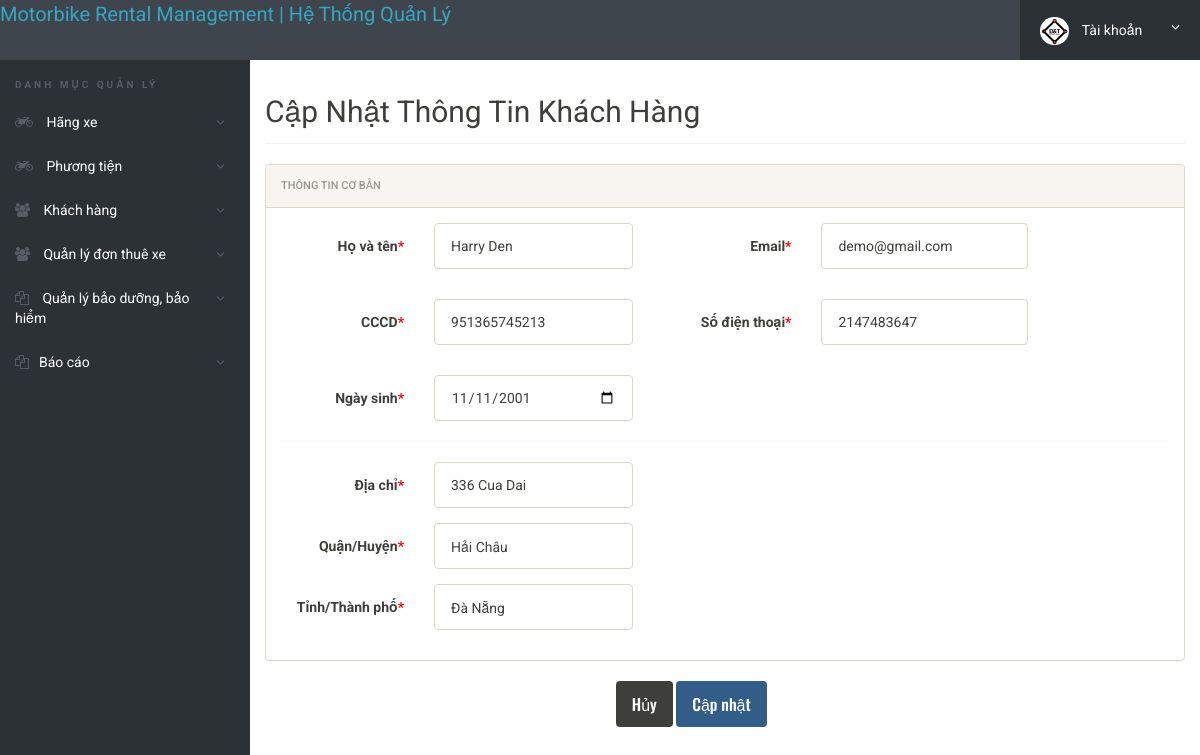
Page /admin/login/edit-users.php?id=1 (signed in) on the committed database.
### tables this page shows
CREATE TABLE IF NOT EXISTS `khachhang` (
  `id` int(11) NOT NULL primary key,
  `HoVaTen` varchar(120) DEFAULT NULL,
  `Email` varchar(100) DEFAULT NULL,
  `CCCD` varchar(20) DEFAULT NULL,
  `SoDienThoai` char(11) DEFAULT NULL,
  `NgaySinh` varchar(100) DEFAULT NULL,
  `DiaChi` varchar(255) DEFAULT NULL,
  `Quan` varchar(100) DEFAULT NULL,
  `ThanhPho` varchar(100) DEFAULT NULL,
  `RegDate` timestamp NULL DEFAULT CURRENT_TIMESTAMP,
  `UpdationDate` timestamp NULL DEFAULT NULL ON UPDATE CURRENT_TIMESTAMP
);

### admin/login/edit-users.php (the view, shortened to what this page needs)
<?php
include('includes/config.php');
if(strlen($_SESSION['alogin'])==0)
	{
header('location:index.php');
}
else{
	?>
<!doctype html>
<html lang="en" class="no-js">
<head>
	<link rel="stylesheet" href="css/font-awesome.min.css">
	<link rel="stylesheet" href="css/bootstrap.min.css">
	<link rel="stylesheet" href="css/dataTables.bootstrap.min.css">
	<link rel="stylesheet" href="css/bootstrap-social.css">
	<link rel="stylesheet" href="css/bootstrap-select.css">
	<link rel="stylesheet" href="css/fileinput.min.css">
	<link rel="stylesheet" href="css/awesome-bootstrap-checkbox.css">
	<link rel="stylesheet" href="css/style.css">
</head>
<body>
	<?php include('includes/header.php');?>
	<div class="ts-main-content">
	<?php include('includes/leftbar.php');?>
		<div class="content-wrapper">
			<div class="container-fluid">
				<div class="row">
					<div class="col-md-12">
						<h2 class="page-title">Cập Nhật Thông Tin Khách Hàng</h2>
						<div class="row">
							<div class="col-md-12">
								<div class="panel panel-default">
									<div class="panel-heading">Thông Tin Cơ bản</div>
									<div class="panel-body">
<?php
$id=$_GET['id'];
$ret="select * from khachhang where id=:id";
$query= $dbh -> prepare($ret);
$query->bindParam(':id',$id, PDO::PARAM_STR);
$query-> execute();
$results = $query -> fetchAll(PDO::FETCH_OBJ);
if($query -> rowCount() > 0)
{
foreach($results as $result)
{
?>
<form method="post" class="form-horizontal" enctype="multipart/form-data" name="submit" onSubmit="return valid();">
<div class="form-group">
 <label class="col-sm-2 control-label">Họ và tên<span style="color:red">*</span></label>
 <div class="col-sm-3">
  <input type="text" name="hovaten" class="form-control" value="<?php echo htmlentities($result->HoVaTen);?>" required>
 </div>
 <div class="form-group">
 <label class="col-sm-2 control-label">Email<span style="color:red">*</span></label>
 <div class="col-sm-3">
  <input type="email" name="email" class="form-control" id="email" onBlur="checkAvailability()" value="<?php echo htmlentities($result->Email);?>">
 </div>
</div>
</div>
<div class="form-group">
 <label class="col-sm-2 control-label">CCCD<span style="color:red">*</span></label>
 <div class="col-sm-3">
	<input type="text" name="cccd" class="form-control" value="<?php echo htmlentities($result->CCCD);?>" required>
 </div>
<div class="form-group">
 <label class="col-sm-2 control-label">Số điện thoại<span style="color:red">*</span></label>
 <div class="col-sm-3">
  <input type="text" name="sdt" class="form-control" value="<?php echo htmlentities($result->SoDienThoai);?>" required>
 </div>
</div>
</div>
<div class="form-group">
 <label class="col-sm-2 control-label">Ngày sinh<span style="color:red">*</span></label>
 <div class="col-sm-3">
 <input type="date" class="form-control" name="bdate" value="<?php echo htmlentities($result->NgaySinh);?>" required>
</div>
</div>
<div class="hr-dashed"></div>
<div class="form-group">
 <label class="col-sm-2 control-label">Địa chỉ<span style="color:red">*</span></label>
 <div class="col-sm-3">
  <input type="text" name="diachi" class="form-control" value="<?php echo htmlentities($result->DiaChi);?>" required>
 </div>
</div>
<div class="form-group">
<label class="col-sm-2 control-label">Quận/Huyện<span style="color:red">*</span></label>
<div class="col-sm-3">
<input type="text" name="quan" class="form-control" value="<?php echo htmlentities($result->Quan);?>" required>
</div>
</div>
<div class="form-group">
 <label class="col-sm-2 control-label">Tỉnh/Thành phố<span style="color:red">*</span></label>
 <div class="col-sm-3">
  <input type="text" name="thanhpho" class="form-control" value="<?php echo htmlentities($result->ThanhPho);?>" required>
 </div>
</div>
</div>
</div>
<?php }} ?>
											<div class="form-group" >
												<div class="col-sm-8 col-sm-offset-2" align="center" style="margin-left:13%;margin-right:auto;display:block;margin-top:0%;margin-bottom:auto;"">
													<button class="btn btn-default" type="reset" style="font-size:medium">Hủy</button>
													<button class="btn btn-primary" name="submit" type="submit" id="submit"style="font-size: medium;">Cập nhật</button>
												</div>
											</div>
									</div>
								</div>
							</div>
						</div>
					</div>
				</div>
			</div>
</body>
</html>
<?php } ?>

### admin/login/css/style.css (style rules this page uses)
html { font-size: 14px; }
@media only screen and (min-width: 480px) { html { font-size: 17px; } }
@media only screen and (min-width: 768px) { html { font-size: 14px; } }
body { font-size: 1em; }
.btn { font-family: 'Oswald', sans-serif; }
.hr-dashed { background-color: transparent; border-top: 1px dotted #edf0f5; color: transparent; height: 1px; margin: 20px 0; }
.panel { overflow: hidden; }
.btn { text-transform: none; }
.page-title { padding-bottom: 15px; margin-bottom: 20px; border-bottom: 1px solid #f0f0f0; }
.ts-main-content .content-wrapper { padding-top: 15px; margin-top: 60px; }
@media only screen and (min-width: 992px) { .ts-main-content .content-wrapper { margin-left: 250px; } }

### rows in the picture
khachhang: hovaten "Harry Den", email "demo@gmail.com", cccd "951365745213", sdt "2147483647", bdate "11/11/2001", diachi "336 Cua Dai", quan "Hải Châu", thanhpho "Đà Nẵng"
